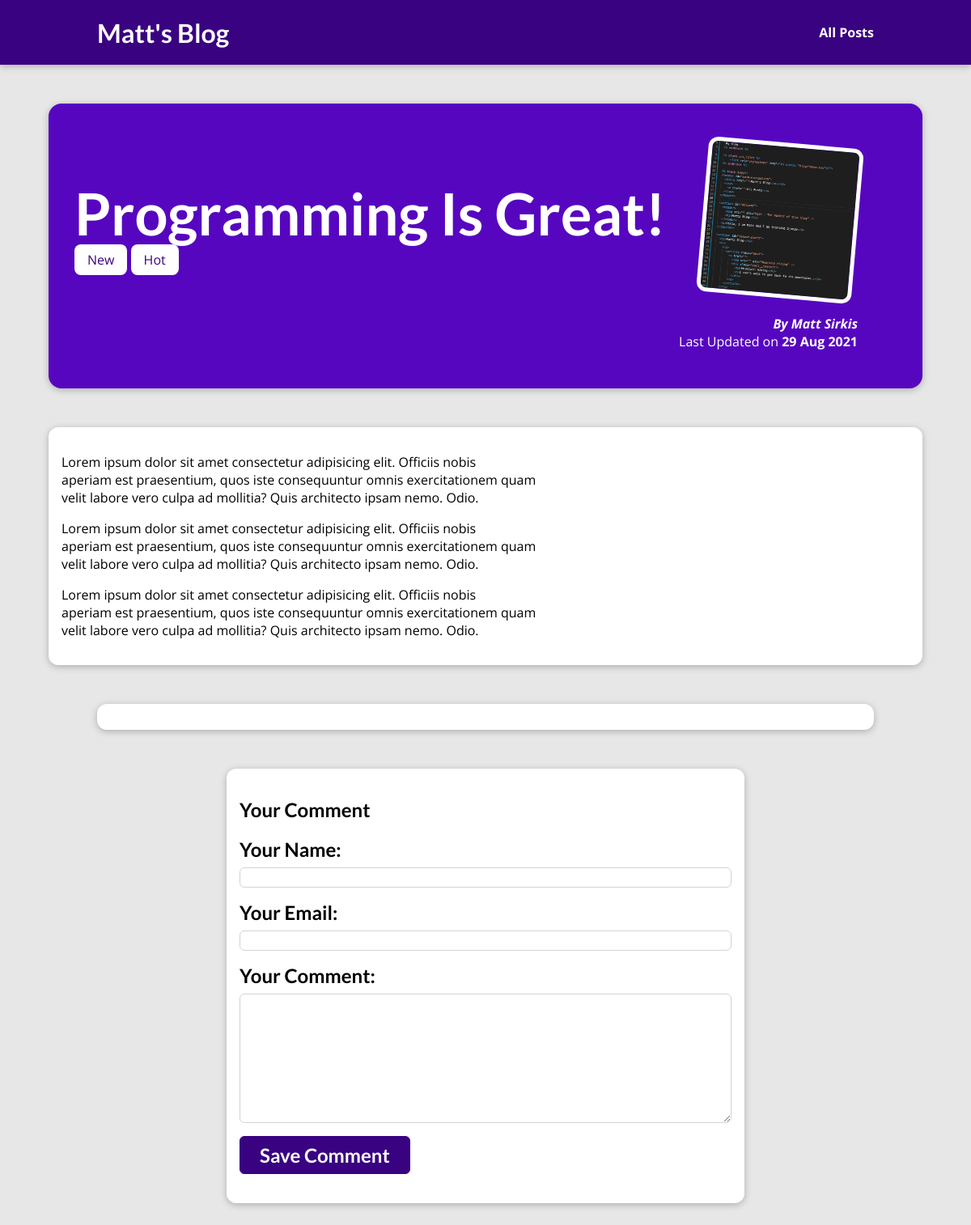
The page /posts/programming-is-great on the database its author committed.
### blog/models.py (models this page shows, shortened)
class Post(models.Model):
    title = models.CharField(max_length=150)
    excerpt = models.CharField(max_length=200)
    image = models.ImageField(upload_to="posts", null=True)
    date = models.DateField(auto_now=True)
    slug = models.SlugField(unique=True)
    content = models.TextField(validators=[MinLengthValidator(10)])
    author = models.ForeignKey(Author, on_delete=models.SET_NULL, related_name="posts", null=True)
    tags = models.ManyToManyField(Tag)

class Tag(models.Model):
    caption = models.CharField(max_length=20)

class Author(models.Model):
    first_name = models.CharField(max_length=100)
    last_name = models.CharField(max_length=100)
    email = models.EmailField()
    def full_name(self):
        return f"{self.first_name} {self.last_name}"
    def __str__(self):
        return self.full_name()

### blog/views.py (the view, shortened to what this page needs)
# urls.py: path("posts/<slug:slug>", views.SinglePostView.as_view(), name="post-details-page")
class SinglePostView(View):
    def get(self, request, slug):
        post = Post.objects.get(slug=slug)
        context = {
            "post": post,
            "post_tags": post.tags.all(),
            "comment_form": CommentForm(),
            "comments": post.comments.all().order_by("-id")
        }
        return render(request, "blog/post-details.html", context)

### blog/forms.py
class CommentForm(forms.ModelForm):
    class Meta:
        model = Comment
        exclude = ["post"]
        labels = {
            "user_name": "Your Name",
            "user_email": "Your Email",
            "text": "Your Comment"
        }

### blog/templates/blog/post-details.html (shortened to what this page needs)
{% extends "base.html" %}
{% load static %}
{% block css_files %}
<link rel="stylesheet" href="{% static "blog/post-details.css"%}">
{% endblock %}
{% block body%}
<section id="summary">
  <h2>{{ post.title }}</h2>
  <div>
    {% for tag in post_tags %}
    <span class="tag">{{tag.caption}}</span>
    {%endfor%}
  </div>
  <article>
    <img src="{{ post.image.url }}" alt="{{ post.title }}" />
    <address>
      By <a href="mailto:{{ post.author.email }}">{{ post.author }}</a>
    </address>
    <div>Last Updated on <time>{{ post.date|date:"d M Y" }}</time></div>
  </article>
</section>
<main>{{ post.content|linebreaks }}</main>
<section id="comments">
</section>
<section id="comment-form">
    <h2>Your Comment<h2>
    <form action="{% url "post-details-page" post.slug %}" method="POST">
        {% for form_field in comment_form %}
            <div class="form-control">
                {{ form_field.label_tag }}
                {{ form_field}}
            </div>
        {% endfor %}
        <button>Save Comment</button>
    </form>
</section>
{% endblock %}

### static/app.css (style rules this page uses)
* { box-sizing: border-box; }
html { font-family: 'Open Sans', 'Lato', sans-serif; }
body { margin: 0; }
h1, h2, h3 { font-family: 'Lato', sans-serif; font-weight: bold; }

### blog/static/blog/post-details.css (style rules this page uses)
body { background-color: #e7e7e7; }
#summary { margin: 8rem auto 3rem auto; padding: 2rem; width: 90%; max-width: 90rem; border-radius: 16px; background-color: #5706c0; position: relative; box-shadow: 0 2px 8px rgba(0, 0, 0, 0.25); height: 22rem; }
#summary h2 { color: white; font-size: 4.5rem; margin-bottom: 0.25rem; }
#summary article { position: absolute; top: 2rem; right: 3rem; padding: 1rem 2rem; border-radius: 12px; text-align: right; color: white; }
#summary article img { width: 12rem; height: 12rem; border-radius: 12px; transform: rotateZ(5deg); border: 5px solid white; margin-bottom: 1rem; }
#summary address { font-weight: bold; }
#summary a { color: white; text-decoration: none; }
#summary time { font-weight: bold; }
main { width: 90%; max-width: 90rem; margin: 3rem auto; background-color: white; padding: 1rem; border-radius: 12px; box-shadow: 0 2px 8px rgba(0, 0, 0, 0.25); }
.tag { background-color: white; color: #390281; padding: 0.5rem 1rem; border-radius: 8px; }
#comment-form { margin: 3rem auto; width: 90%; max-width: 40rem; border-radius: 12px; background-color: white; box-shadow: 0 2px 8px rgba(0, 0, 0, 0.25); padding: 1rem; }
#comment-form button { font: inherit; background-color: #390281; color: white; border: 1px solid #390281; padding: 0.5rem 1.5rem; border-radius: 6px; cursor: pointer; }
.form-control { margin-bottom: 1rem; }
.form-control label { font-weight: bold; margin-bottom: 0.5rem; display: block; }
.form-control input, .form-control textarea { display: block; width: 100%; padding: 0.25rem; border-radius: 6px; border: 1px solid lightgray; }
#comments { margin: 3rem auto; width: 90%; max-width: 60rem; border-radius: 12px; background-color: white; box-shadow: 0 2px 8px rgba(0, 0, 0, 0.25); padding: 1rem 2rem; }

### rows shown on the page
Post: title "Programming Is Great!", image (picture), author "Matt Sirkis", date "29 Aug 2021", content "Lorem ipsum dolor sit amet consectetur adipisicing elit. Officiis nobis aperiam est praesentium, quos iste consequuntur omnis exercitationem quam velit labore vero culpa ad mollitia? Quis architecto ipsam nemo. Odio. Lorem ipsum dolor sit amet consectetur adipisicing elit. Officiis nobis aperiam est praesentium, quos iste consequuntur omnis exercitationem quam velit labore vero culpa ad mollitia? Quis architecto ipsam nemo. Odio. Lorem ipsum dolor sit amet consectetur adipisicing elit. Officiis nobis aperiam est praesentium, quos iste consequuntur omnis exercitationem quam velit labore vero culpa ad mollitia? Quis architecto ipsam nemo. Odio."
Tag: caption "New"
Tag: caption "Hot"
